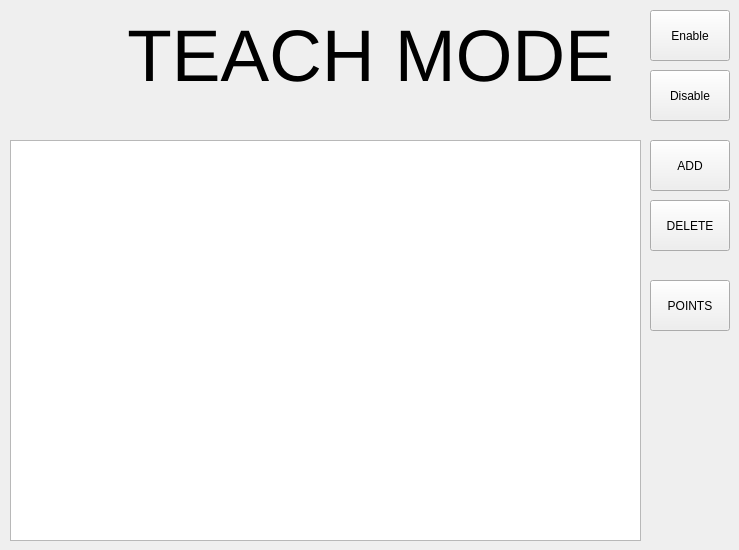
   <widget class="QWidget" name="tab_teachmode">
    <attribute name="title">
     <string>TEACH MODE</string>
    </attribute>
    <widget class="QListWidget" name="list_teach_points">
     <property name="geometry">
      <rect>
       <x>10</x>
       <y>140</y>
       <width>631</width>
       <height>401</height>
      </rect>
     </property>
    </widget>
    <widget class="QPushButton" name="btn_teach_add">
     <property name="geometry">
      <rect>
       <x>650</x>
       <y>140</y>
       <width>80</width>
       <height>51</height>
      </rect>
     </property>
     <property name="text">
      <string>ADD</string>
     </property>
    </widget>
    <widget class="QPushButton" name="btn_teach_del">
     <property name="geometry">
      <rect>
       <x>650</x>
       <y>200</y>
       <width>80</width>
       <height>51</height>
      </rect>
     </property>
     <property name="text">
      <string>DELETE</string>
     </property>
    </widget>
    <widget class="QLabel" name="label_teach_header">
     <property name="geometry">
      <rect>
       <x>20</x>
       <y>20</y>
       <width>701</width>
       <height>71</height>
      </rect>
     </property>
     <property name="font">
      <font>
       <pointsize>55</pointsize>
      </font>
     </property>
     <property name="text">
      <string>TEACH MODE</string>
     </property>
     <property name="textFormat">
      <enum>Qt::PlainText</enum>
     </property>
     <property name="alignment">
      <set>Qt::AlignCenter</set>
     </property>
    </widget>
    <widget class="QPushButton" name="btn_teach_enable">
     <property name="geometry">
      <rect>
       <x>650</x>
       <y>10</y>
       <width>80</width>
       <height>51</height>
      </rect>
     </property>
     <property name="text">
      <string>Enable</string>
     </property>
    </widget>
    <widget class="QPushButton" name="btn_teach_disable">
     <property name="geometry">
      <rect>
       <x>650</x>
       <y>70</y>
       <width>80</width>
       <height>51</height>
      </rect>
     </property>
     <property name="text">
      <string>Disable</string>
     </property>
    </widget>
    <widget class="QPushButton" name="btn_teach_points">
     <property name="geometry">
      <rect>
       <x>650</x>
       <y>280</y>
       <width>80</width>
       <height>51</height>
      </rect>
     </property>
     <property name="text">
      <string>POINTS</string>
     </property>
    </widget>
   </widget>
